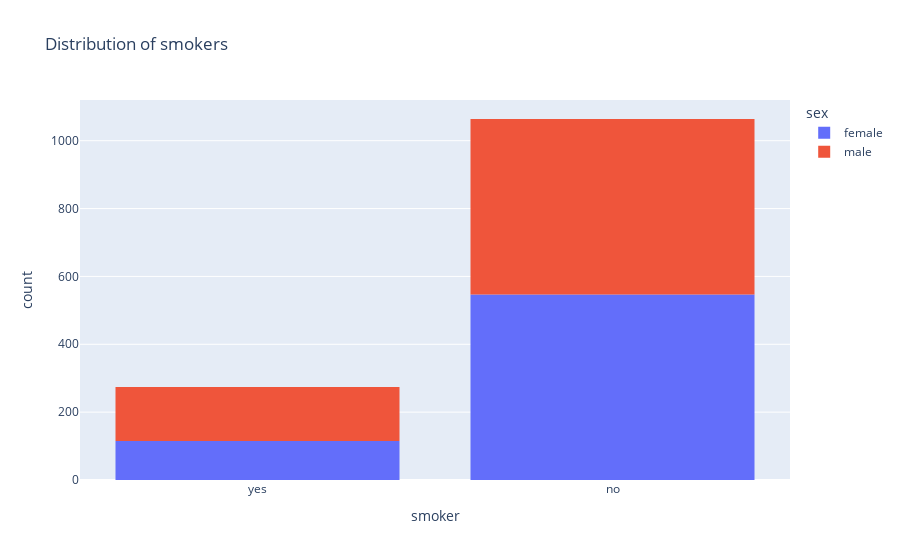

Write notebook code for a chart like this one.
### Code cell
px.histogram(medical_df, x='smoker', color ='sex', title ="Distribution of smokers")

### Figure 1 — Plotly figure (JSON) as saved in the notebook; plotly's stock layout.template omitted (floating-point values rounded to 4 significant figures; data arrays with more than 128 entries replaced by an {"elided": "..."} marker saying what was removed)
{"data": [{"alignmentgroup": "True", "bingroup": "x", "hovertemplate": "sex=female<br>smoker=%{x}<br>count=%{y}<extra></extra>", "legendgroup": "female", "marker": {"color": "#636efa", "pattern": {"shape": ""}}, "name": "female", "offsetgroup": "female", "orientation": "v", "showlegend": true, "type": "histogram", "x": {"elided": "662 str values"}, "xaxis": "x", "yaxis": "y"}, {"alignmentgroup": "True", "bingroup": "x", "hovertemplate": "sex=male<br>smoker=%{x}<br>count=%{y}<extra></extra>", "legendgroup": "male", "marker": {"color": "#EF553B", "pattern": {"shape": ""}}, "name": "male", "offsetgroup": "male", "orientation": "v", "showlegend": true, "type": "histogram", "x": {"elided": "676 str values"}, "xaxis": "x", "yaxis": "y"}], "layout": {"autosize": true, "barmode": "relative", "legend": {"title": {"text": "sex"}, "tracegroupgap": 0}, "title": {"text": "Distribution of smokers"}, "xaxis": {"anchor": "y", "autorange": true, "domain": [0, 1], "range": [-0.5, 1.5], "title": {"text": "smoker"}, "type": "category"}, "yaxis": {"anchor": "x", "autorange": true, "domain": [0, 1], "range": [0, 1120], "title": {"text": "count"}}}}
